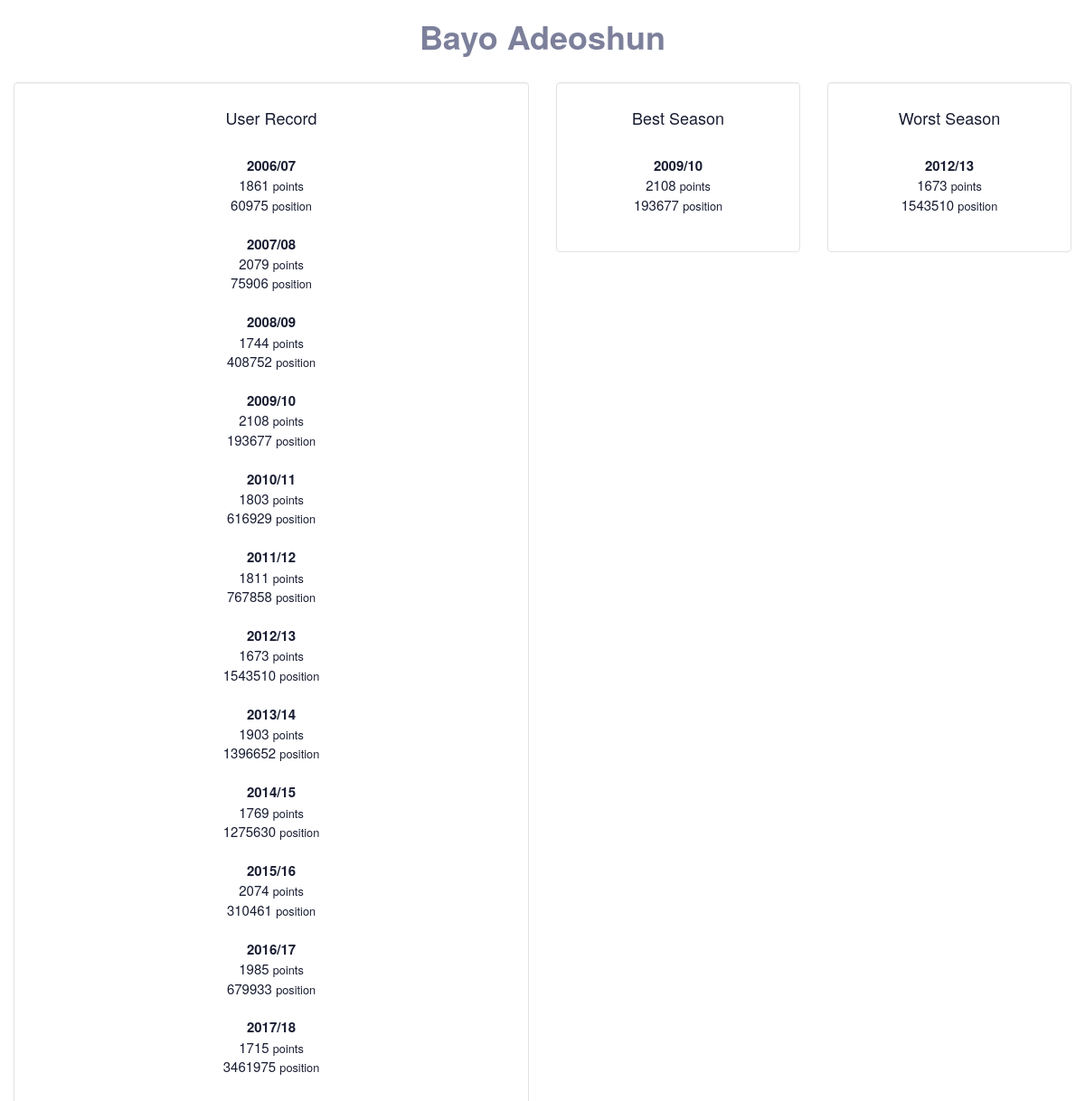
/user/345929, run on the app's committed database.
### __init__.py (models this page shows)
class Users(db.Model):
    __table__ = db.Model.metadata.tables['users']

### __init__.py (the view)
@app.route('/user/<user_id>')
def user_info(user_id):
    entries = []
    cur = db.session.query(Users.name, Users.surname, Users.season_name, Users.points, Users.rank).filter(
          Users.user_id == user_id).filter(Users.season != 13).order_by(Users.season).all()
    entries.append(cur)
    print cur
    if not entries[0]:
        flash('No data for the requested User', 'error')
        return redirect(url_for('landing_page'))
    seasons = sorted(entries[0], key=lambda x: x.points)
    best_season = seasons[-1]
    worst_season = seasons[0]
    return render_template('show_user.html', entries=entries, best=best_season, worst=worst_season)

### templates/show_user.html (shortened to what this page needs)
{% extends "layout.html" %}
{% block body %}
<div class="container-fluid">
    <div class="row">
        <div id='user'>
        <h1><b>{{ entries[0][0].name + " " + entries[0][0].surname}}</b></h1>
        </div>
    <div class="col-sm-6">
      <br>
      <div class="well" id="stats">
          <h4>User Record</h4>
          <br>
          {% for entry in entries[0] %}
            <b>{{ entry.season_name }}</b>
            <br>
            {{ entry.points }}  <small>points</small>
            <br>
            {{ entry.rank }}  <small>position</small>
            <br>
            <br>
        {% endfor %}
        </div>
    </div>
    <div class="col-sm-3">
      <br>
      <div class="well" id="stats">
          <h4>Best Season</h4>
          <br>
            <b>{{ best.season_name }}</b>
            <br>
            {{ best.points }}  <small>points</small>
            <br>
            {{ best.rank }}  <small>position</small>
            <br>
            <br>
        </div>
    </div>
    <div class="col-sm-3">
      <br>
      <div class="well" id="stats">
          <h4>Worst Season</h4>
          <br>
            <b>{{ worst.season_name }}</b>
            <br>
            {{ worst.points }}  <small>points</small>
            <br>
            {{ worst.rank }}  <small>position</small>
            <br>
            <br>
        </div>
    </div>
    </div>
    </div>
{% endblock %}

### static/style.css (style rules this page uses)
#user { text-align: center; color: #7c809b; }
.well { background: white; }
.well#stats { font-size: 15px; text-align: center; color: #191d32; }

### data on the page
Users: name+surname "Bayo Adeoshun", season_name "2006/07", points "1861", rank "60975"
Users: season_name "2007/08", points "2079", rank "75906"
Users: season_name "2008/09", points "1744", rank "408752"
Users: season_name "2009/10", points "2108", rank "193677"
Users: season_name "2010/11", points "1803", rank "616929"
Users: season_name "2011/12", points "1811", rank "767858"
Users: season_name "2012/13", points "1673", rank "1543510"
Users: season_name "2013/14", points "1903", rank "1396652"
Users: season_name "2014/15", points "1769", rank "1275630"
Users: season_name "2015/16", points "2074", rank "310461"
Users: season_name "2016/17", points "1985", rank "679933"
Users: season_name "2017/18", points "1715", rank "3461975"
